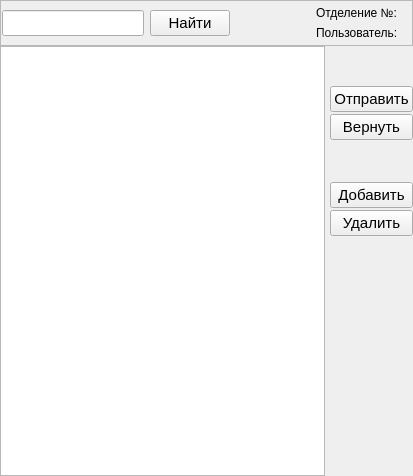
         <widget class="QWidget" name="tab_4">
          <attribute name="title">
           <string>Перемещение</string>
          </attribute>
          <layout class="QVBoxLayout" name="verticalLayout_28">
           <property name="spacing">
            <number>0</number>
           </property>
           <property name="leftMargin">
            <number>0</number>
           </property>
           <property name="topMargin">
            <number>0</number>
           </property>
           <property name="rightMargin">
            <number>0</number>
           </property>
           <property name="bottomMargin">
            <number>0</number>
           </property>
           <item>
            <layout class="QVBoxLayout" name="verticalLayout_12">
             <property name="spacing">
              <number>0</number>
             </property>
             <item>
              <widget class="QFrame" name="frame_4">
               <property name="frameShape">
                <enum>QFrame::StyledPanel</enum>
               </property>
               <property name="frameShadow">
                <enum>QFrame::Raised</enum>
               </property>
               <layout class="QHBoxLayout" name="horizontalLayout_25">
                <property name="leftMargin">
                 <number>1</number>
                </property>
                <property name="topMargin">
                 <number>5</number>
                </property>
                <property name="rightMargin">
                 <number>1</number>
                </property>
                <property name="bottomMargin">
                 <number>5</number>
                </property>
                <item>
                 <widget class="QLineEdit" name="S1_p4_lineEdit1">
                  <property name="font">
                   <font>
                    <pointsize>11</pointsize>
                   </font>
                  </property>
                 </widget>
                </item>
                <item>
                 <widget class="QPushButton" name="S1_p4_Button1">
                  <property name="font">
                   <font>
                    <pointsize>11</pointsize>
                   </font>
                  </property>
                  <property name="text">
                   <string>Найти</string>
                  </property>
                  <property name="autoDefault">
                   <bool>true</bool>
                  </property>
                  <property name="default">
                   <bool>false</bool>
                  </property>
                 </widget>
                </item>
                <item>
                 <spacer name="horizontalSpacer_7">
                  <property name="orientation">
                   <enum>Qt::Horizontal</enum>
                  </property>
                  <property name="sizeHint" stdset="0">
                   <size>
                    <width>40</width>
                    <height>20</height>
                   </size>
                  </property>
                 </spacer>
                </item>
                <item>
                 <spacer name="horizontalSpacer_8">
                  <property name="orientation">
                   <enum>Qt::Horizontal</enum>
                  </property>
                  <property name="sizeHint" stdset="0">
                   <size>
                    <width>40</width>
                    <height>20</height>
                   </size>
                  </property>
                 </spacer>
                </item>
                <item>
                 <layout class="QVBoxLayout" name="verticalLayout_11">
                  <item>
                   <layout class="QHBoxLayout" name="horizontalLayout_10">
                    <item>
                     <widget class="QLabel" name="S1_label_n7">
                      <property name="font">
                       <font>
                        <pointsize>9</pointsize>
                       </font>
                      </property>
                      <property name="text">
                       <string>Отделение №:</string>
                      </property>
                     </widget>
                    </item>
                    <item>
                     <widget class="QLabel" name="S1_label_7">
                      <property name="font">
                       <font>
                        <pointsize>9</pointsize>
                       </font>
                      </property>
                      <property name="text">
                       <string/>
                      </property>
                     </widget>
                    </item>
                   </layout>
                  </item>
                  <item>
                   <layout class="QHBoxLayout" name="horizontalLayout_11">
                    <item>
                     <widget class="QLabel" name="S1_label_n8">
                      <property name="font">
                       <font>
                        <pointsize>9</pointsize>
                       </font>
                      </property>
                      <property name="text">
                       <string>Пользователь:</string>
                      </property>
                     </widget>
                    </item>
                    <item>
                     <widget class="QLabel" name="S1_label_8">
                      <property name="font">
                       <font>
                        <pointsize>9</pointsize>
                       </font>
                      </property>
                      <property name="text">
                       <string/>
                      </property>
                     </widget>
                    </item>
                   </layout>
                  </item>
                 </layout>
                </item>
               </layout>
              </widget>
             </item>
             <item>
              <layout class="QHBoxLayout" name="horizontalLayout_26">
               <property name="spacing">
                <number>5</number>
               </property>
               <item>
                <widget class="QTableView" name="S1_p4_tableView1">
                 <property name="font">
                  <font>
                   <pointsize>10</pointsize>
                  </font>
                 </property>
                 <property name="cursor" stdset="0">
                  <cursorShape>PointingHandCursor</cursorShape>
                 </property>
                 <property name="focusPolicy">
                  <enum>Qt::ClickFocus</enum>
                 </property>
                 <attribute name="horizontalHeaderHighlightSections">
                  <bool>true</bool>
                 </attribute>
                 <attribute name="verticalHeaderVisible">
                  <bool>false</bool>
                 </attribute>
                </widget>
               </item>
               <item>
                <layout class="QVBoxLayout" name="verticalLayout_10">
                 <property name="spacing">
                  <number>2</number>
                 </property>
                 <property name="leftMargin">
                  <number>0</number>
                 </property>
                 <property name="rightMargin">
                  <number>0</number>
                 </property>
                 <item>
                  <spacer name="verticalSpacer_26">
                   <property name="orientation">
                    <enum>Qt::Vertical</enum>
                   </property>
                   <property name="sizeHint" stdset="0">
                    <size>
                     <width>20</width>
                     <height>40</height>
                    </size>
                   </property>
                  </spacer>
                 </item>
                 <item>
                  <widget class="QPushButton" name="S1_p4_Button2">
                   <property name="sizePolicy">
                    <sizepolicy hsizetype="Preferred" vsizetype="Fixed">
                     <horstretch>0</horstretch>
                     <verstretch>0</verstretch>
                    </sizepolicy>
                   </property>
                   <property name="font">
                    <font>
                     <pointsize>11</pointsize>
                    </font>
                   </property>
                   <property name="text">
                    <string>Отправить</string>
                   </property>
                   <property name="autoDefault">
                    <bool>true</bool>
                   </property>
                   <property name="default">
                    <bool>false</bool>
                   </property>
                  </widget>
                 </item>
                 <item>
                  <widget class="QPushButton" name="S1_p4_Button3">
                   <property name="font">
                    <font>
                     <pointsize>11</pointsize>
                    </font>
                   </property>
                   <property name="text">
                    <string>Вернуть</string>
                   </property>
                   <property name="autoDefault">
                    <bool>true</bool>
                   </property>
                   <property name="default">
                    <bool>false</bool>
                   </property>
                  </widget>
                 </item>
                 <item>
                  <spacer name="verticalSpacer_25">
                   <property name="orientation">
                    <enum>Qt::Vertical</enum>
                   </property>
                   <property name="sizeHint" stdset="0">
                    <size>
                     <width>20</width>
                     <height>40</height>
                    </size>
                   </property>
                  </spacer>
                 </item>
                 <item>
                  <widget class="QPushButton" name="S1_p4_Button4">
                   <property name="font">
                    <font>
                     <pointsize>11</pointsize>
                    </font>
                   </property>
                   <property name="text">
                    <string>Добавить</string>
                   </property>
                   <property name="autoDefault">
                    <bool>true</bool>
                   </property>
                   <property name="default">
                    <bool>false</bool>
                   </property>
                  </widget>
                 </item>
                 <item>
                  <widget class="QPushButton" name="S1_p4_Button5">
                   <property name="font">
                    <font>
                     <pointsize>11</pointsize>
                    </font>
                   </property>
                   <property name="text">
                    <string>Удалить</string>
                   </property>
                   <property name="autoDefault">
                    <bool>true</bool>
                   </property>
                   <property name="default">
                    <bool>false</bool>
                   </property>
                  </widget>
                 </item>
                 <item>
                  <spacer name="verticalSpacer_30">
                   <property name="orientation">
                    <enum>Qt::Vertical</enum>
                   </property>
                   <property name="sizeHint" stdset="0">
                    <size>
                     <width>20</width>
                     <height>40</height>
                    </size>
                   </property>
                  </spacer>
                 </item>
                 <item>
                  <spacer name="verticalSpacer_31">
                   <property name="orientation">
                    <enum>Qt::Vertical</enum>
                   </property>
                   <property name="sizeHint" stdset="0">
                    <size>
                     <width>20</width>
                     <height>40</height>
                    </size>
                   </property>
                  </spacer>
                 </item>
                 <item>
                  <spacer name="verticalSpacer_32">
                   <property name="orientation">
                    <enum>Qt::Vertical</enum>
                   </property>
                   <property name="sizeHint" stdset="0">
                    <size>
                     <width>20</width>
                     <height>40</height>
                    </size>
                   </property>
                  </spacer>
                 </item>
                 <item>
                  <spacer name="verticalSpacer_29">
                   <property name="orientation">
                    <enum>Qt::Vertical</enum>
                   </property>
                   <property name="sizeHint" stdset="0">
                    <size>
                     <width>20</width>
                     <height>40</height>
                    </size>
                   </property>
                  </spacer>
                 </item>
                 <item>
                  <spacer name="verticalSpacer_28">
                   <property name="orientation">
                    <enum>Qt::Vertical</enum>
                   </property>
                   <property name="sizeHint" stdset="0">
                    <size>
                     <width>20</width>
                     <height>40</height>
                    </size>
                   </property>
                  </spacer>
                 </item>
                 <item>
                  <spacer name="verticalSpacer_27">
                   <property name="orientation">
                    <enum>Qt::Vertical</enum>
                   </property>
                   <property name="sizeHint" stdset="0">
                    <size>
                     <width>20</width>
                     <height>40</height>
                    </size>
                   </property>
                  </spacer>
                 </item>
                </layout>
               </item>
              </layout>
             </item>
            </layout>
           </item>
          </layout>
         </widget>
